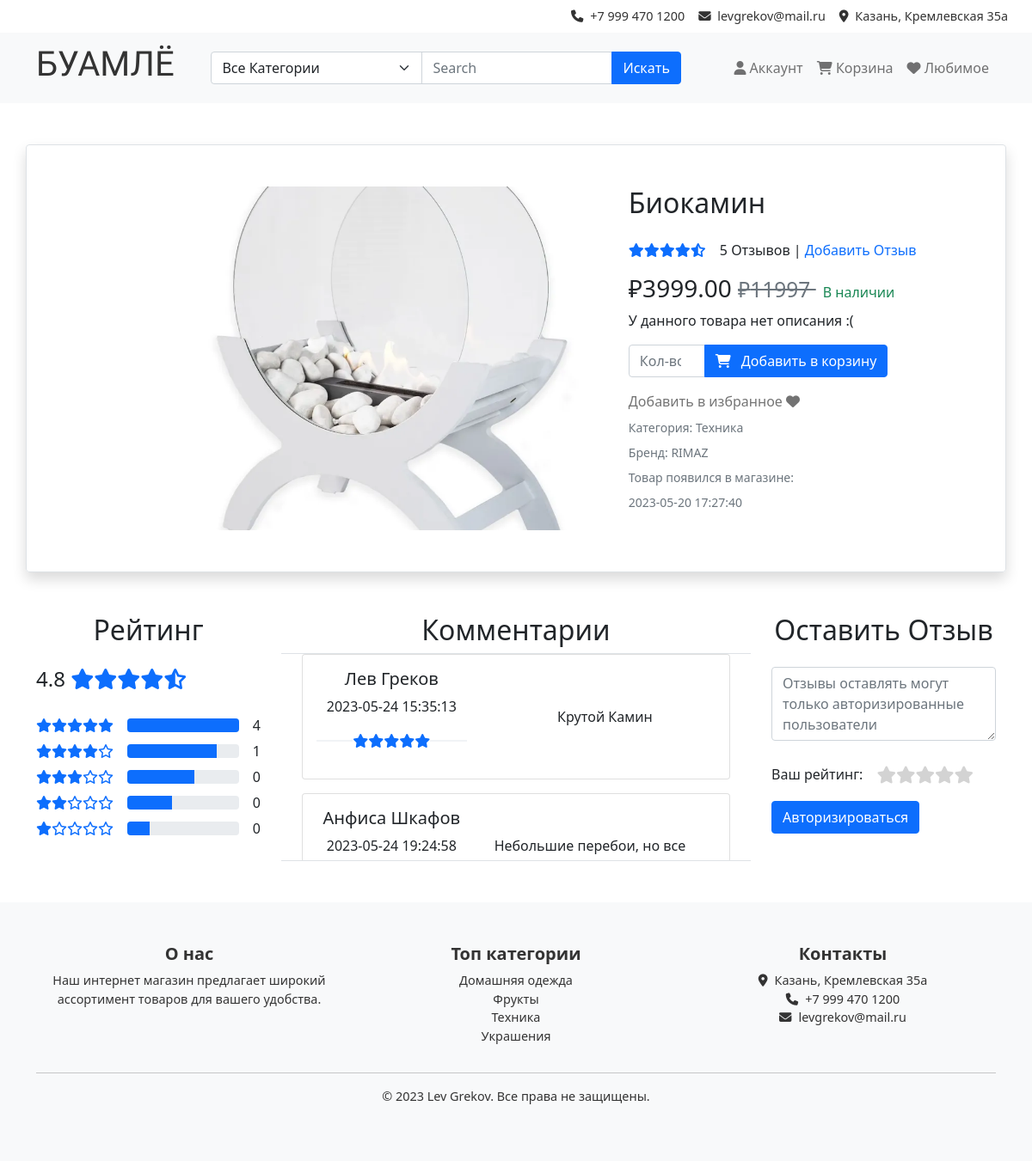
Page /product.php?id=40 on the committed database.
### tables this page shows
CREATE TABLE `product` (
  `id` int UNSIGNED NOT NULL,
  `name` varchar(255) NOT NULL,
  `img` varchar(255) DEFAULT NULL,
  `brand_id` int UNSIGNED DEFAULT NULL,
  `category_id` int UNSIGNED DEFAULT NULL,
  `date_of_add` timestamp NULL DEFAULT CURRENT_TIMESTAMP,
  `current_price` decimal(10,2) UNSIGNED NOT NULL,
  `description` text
);

CREATE TABLE `category` (
  `id` int UNSIGNED NOT NULL,
  `name` varchar(255) NOT NULL
);

CREATE TABLE `brand` (
  `id` int UNSIGNED NOT NULL,
  `name` varchar(255) NOT NULL
);

CREATE TABLE `review` (
  `id` int UNSIGNED NOT NULL,
  `user_id` int UNSIGNED NOT NULL,
  `product_id` int UNSIGNED NOT NULL,
  `rate` int UNSIGNED NOT NULL,
  `text` text,
  `date` timestamp NOT NULL DEFAULT CURRENT_TIMESTAMP
);

CREATE TABLE `user` (
  `id` int UNSIGNED NOT NULL,
  `login` varchar(30) NOT NULL,
  `password` varchar(255) NOT NULL,
  `email` varchar(30) DEFAULT NULL,
  `phone` varchar(30) DEFAULT NULL,
  `first_name` varchar(255) DEFAULT NULL,
  `last_name` varchar(255) DEFAULT NULL,
  `img` varchar(255) DEFAULT NULL,
  `isAdmin` tinyint(1) NOT NULL DEFAULT '0'
);

### common/DBHelper.php (called while the page is built, shortened)
<?php
class DbHelper
{
    private static ?DbHelper $instance = null;
    private $conn;
    public static function getInstance($host = null, $port = null, $user = null, $pass = null): DbHelper
    {
        if (self::$instance === null) self::$instance = new DbHelper($host, $port, $user, $pass);
        return self::$instance;
    }
    private function __construct($host, $port, $user, $pass)
    {
        $this->conn = new mysqli();
        $this->conn->connect(hostname: $host,username: $user,password: $pass,database: self::dbName,port: $port);
    }
    private function _getDataFromDB(string $sql): array{
        $this->conn->begin_transaction();
        $result = $this->conn->query($sql);
        $data = [];
        if ($result && $result->num_rows > 0) {
            while ($row = $result->fetch_assoc()) {
                $data[] = $row;
            }
        }
        $this->conn->commit();
        return $data;
    }
    public function getAllCategories(): array {
        $sql = "SELECT * FROM category";
        $this->conn->begin_transaction();
        $result = $this->conn->query($sql);
        $categories = $result->fetch_all(MYSQLI_ASSOC);
        $this->conn->commit();
        return $categories;
    }
    public function getAllReviewsOnTheProduct($product){
        $sql = "SELECT * FROM review WHERE product_id = ?;";
        $stmt = $this->conn->prepare($sql);
        $stmt->bind_param("i", $product);
        $stmt->execute();
        $result = $stmt->get_result();
        $products = $result->fetch_all(MYSQLI_ASSOC);
        return $products;
    }
    public function getProductByID($id){
        $sql = "SELECT product.*, category.name AS category, brand.name AS brand, AVG(review.rate) AS rating
        FROM product
        LEFT JOIN review ON product.id = review.product_id
        LEFT JOIN category ON product.category_id = category.id
        LEFT JOIN brand ON product.brand_id = brand.id
        WHERE product.id = $id;";
        return $this->_getDataFromDB($sql);
    }
    public function getProductsRatingsGroups($ProudctId,$rate){
        $sql = "SELECT COUNT(*) AS count FROM review WHERE product_id = $ProudctId AND rate = $rate;";
        return $this->_getDataFromDB($sql) ;
    }
    public function getProductsRatings($ProductId) {
        $sql = "SELECT review.*, user.first_name AS firstname, user.last_name AS lastname
                FROM review
                INNER JOIN user ON review.user_id = user.id
                WHERE review.product_id = $ProductId;";
        return $this->_getDataFromDB($sql);
    }
}

### product.php (the view, shortened to what this page needs)
<?php
require_once "common/Page.php";
require_once "common/PhpHelper.php";
class product extends Page
{
    private $product;
    public function __construct() {
        $this->product = $this->dbh->getProductByID($_GET['id'])[0];
    }
    protected function ShowContent(){
        $this->showMainBlock();
        $this->ShowRatingBlock();
    }
    private function ShowRatingBlock(){
        ?>
        <div class="container my-5">
        <div class="row">
            <div class="col-md-3">
            <h2 class="text-center">Рейтинг</h2>
            <div id="rating">
                <h4 class="rating-avg">
                    <span><?php echo number_format(round($this->product['rating'], 1), 1); ?></span>
                    <div class="d-inline-block ml-2">
                    <?php echo RatingBar($this->product['rating']); ?>
                    </div>
                    </h4>
                <ul class="list-unstyled rating">
                    <?php for($i = 5; $i>0;$i--):?>
                    <li class="mb-0  py-0">
                    <div class="d-flex align-items-center" style="height: 30px">
                        <div class="rating-stars me-3">
                        <?php echo RatingBar($i); ?>
                        </div>
                        <div class="progress flex-grow-1 me-3">
                        <div class="progress-bar" role="progressbar" style="width: <?=$i*20?>%;" aria-valuenow="<?=$i*20?>" aria-valuemin="0" aria-valuemax="100"></div>
                        </div>
                        <span class="sum my-0">
                        <?php
                         echo $this->dbh->getProductsRatingsGroups($this->product['id'],$i)[0]['count'];
                         ?>
                         </span>
                    </div>
                    </li>
                    <?php endfor;?>
                </ul>
            </div>
            </div>
            <div class="col-md-6">
            <h2 class="text-center">Комментарии</h2>
<div class="container border-top border-bottom">
  <div class="comment-scroll">
    <?php
    $comments = $this->dbh->getProductsRatings($this->product['id']);
        ?>
        <?php
    for ($i = 0; $i < count($comments); $i++): ?>
        <div class="card mb-3">
            <div class="row g-0">
                <div class="col-md-5">
                    <div class="card-body text-center">
                        <h5 class="card-title"><?php echo $comments[$i]['firstname'] . ' ' . $comments[$i]['lastname']; ?></h5>
                        <p class="card-text"><?php echo $comments[$i]['date']; ?></p>
                        <p class="card-text"><?php echo RatingBar(($comments[$i]['rate'])); ?></p>
                    </div>
                </div>
                <div class="col-md-7">
                    <div class="card-body d-flex justify-content-center align-items-center" style="height: 100%;">
                        <p class="card-text"><?php echo $comments[$i]['text']; ?></p>
                    </div>
                </div>
            </div>
        </div>
    <?php endfor; ?>
  </div>
</div>
            </div>
            <div class="col-md-3">
            <h2 class="text-center">Оставить Отзыв</h2>
            <?php $this->GenerateFormForReview();?>
        </div>
        </div>
        </div>
        <?php
    }
    private function showMainBlock()
    {
        ?>
        <div class="container rounded border shadow mt-5 mb-5">
            <div class = "row my-5">
                <div class = col-md-2>
                </div>
                <div class = col-md-5>
                    <div id="imageContainerProduct" style="width: 100%; height: 25rem; overflow: hidden;">
                    <img src="productImages/<?= $this->product['img'] ?>" onerror="this.onerror=null;this.src='https:via.placeholder.com/250x200';" class="card-img-top" style="width: 100%; height: 100%; object-fit: cover;"  alt="...">
                    </div>
                </div>
                <div class ="col-md-5">
                <div class="product-details">
                    <div class= "container">
                    <h2 class="product-name"><?= $this->product['name'] ?></h2>
                        <div class="d-flex align-items-center">
                        <div class="product-rating me-3">
                            <?php echo RatingBar($this->product['rating']) ?>
                        </div>
                        <a href="#review-form" class="text-reset text-decoration-none">
                             <?= count(($this->dbh->getAllReviewsOnTheProduct($this->product['id']))) ?? "Нет "?> Отзывов | <span class="text-primary"> Добавить Отзыв </span>
                        </a>
                        </div>
                        <h3>
                            ₽<?= $this->product['current_price'] ?>
                            <del class="text-decoration-line-through text-muted small me-2"> ₽<?= $this->product['current_price'] * 3 ?> </del>
                            <span class="text-success fs-6">В наличии</span>
                        </h3>
                        <p>
                        <?php
                         if($this->product['description'] != null){
                            echo $this->product['description'];
                         }
                         else echo "У данного товара нет описания :("
                        ?>
                        </p>
                        <div class = "col-md-9">
                        <?php if(!isset($_SESSION['user'])):?>
                            <div class="input-group mb-3">
                                    <input type="number" class="form-control" min="1" placeholder="Кол-во" aria-label="Количество" aria-describedby="add-to-cart-button" name="quantity">
                                    <a href="autorizationPage.php" class="btn btn-primary">
                                        <i class="fas fa-shopping-cart me-2"></i> Добавить в корзину
                                    </a>
                                </div>
                        <?php endif;?>
                        <div class = "mb-2">
                        <a class="HideBlue" href="">Добавить в избранное <i class="fas fa-heart"></i> </a>
                        </div>
                        <div class="category-brand">
                            <p class="category small text-muted mb-2">Категория: <?=$this->product['category']?></p>
                            <p class="brand small text-muted mb-2">Бренд: <?=$this->product['brand']?></p>
                            <p class="date small text-muted mb-2">Товар появился в магазине:</p>
                            <p class="date small text-muted mb-2"><?=$this->product['date_of_add']?></p>
                        </div>
                        </div>
                    </div>
                </div>
                </div>
            </div>
        </div>
        <?php
    }
    private function GenerateFormForReview(){
            ?>
            <form id="review-form" action="validationForms\additionBDnewElements.php?form=comment" method="post";>
            <div class="form-group my-4">
                <textarea class="form-control" id="comment" name="comment"placeholder="<?php echo isset($_SESSION['user']) ? 'Комментарий' : 'Отзывы оставлять могут только авторизированные пользователи'; ?>" rows="3"></textarea>
            </div>
            <div class="d-flex align-items-center my-3" style="height: 30px">
            <span class="me-3">Ваш рейтинг:</span>
            <div class="rating-area">
                <label for="star-5" title="Оценка «5»"><i class="fas fa-star fa-lg"></i></label>
                <label for="star-4" title="Оценка «4»"><i class="fas fa-star fa-lg"></i></label>
                <label for="star-3" title="Оценка «3»"><i class="fas fa-star fa-lg"></i></label>
                <label for="star-2" title="Оценка «2»"><i class="fas fa-star fa-lg"></i></label>
                <label for="star-1" title="Оценка «1»"><i class="fas fa-star fa-lg"></i></label>
            </div>
            </div>
            <?php
             if(!isset($_SESSION['user'])){
                echo '<a href="account.php" class="btn btn-primary">Авторизироваться</a>';
             }
            ?>
            </form>
            <?php
        }
    }
(new product())->showPage();

### common/PhpHelper.php (shortened to what this page needs)
<?php
require_once "DbHelper.php";
    function RatingBar($rating) {
        $html = '<div class="product-rating my-3">';
        $html .= '<div class=" starholder">';
        if($rating == null)
        {
            for($i =0; $i<5;$i++){
                $html .= '<i class="fa-regular fa-star text-secondary"></i>';
            }
        }
        else{
            $fullStars = floor($rating);
            $halfStars = round($rating - $fullStars, 1) >= 0.5 ? 1 : 0;
            $emptyStars = 5 - $fullStars - $halfStars;
            for ($i = 0; $i < $fullStars; $i++) {
            $html .= '<i class="fa-solid fa-star text-primary"></i>';
            }
            if ($halfStars > 0) {
            $html .= '<i class="fa-solid fa-star-half-stroke text-primary"></i>';
            }
            for ($i = 0; $i < $emptyStars; $i++) {
            $html .= '<i class="fa-regular fa-star text-primary"></i>';
            }
        }
        $html .= '</div>';
        $html .= '</div>';
        return $html;
    }
        ?>

### css/style.css (style rules this page uses)
.product-rating { position: relative; }
.product-rating:after { content: ""; position: absolute; top: 50%; left: 0; right: 0; -webkit-transform: translateY(-50%); -ms-transform: translateY(-50%); transform: translateY(-50%); height: 1px; background-color: #E4E7ED; z-index: 1; }
.starholder { position: relative; background: #FFF; z-index: 2; display: inline-block; }
.HideBlue { color: rgba(0, 0, 0, 0.55); text-decoration: none; transition: all 0.3s ease; }
.rating-area { overflow: hidden; }
.rating-area:not(:checked) > label { float: right; width: auto; padding: 0; cursor: pointer; font-size: auto; line-height: auto; color: lightgrey; }
.comment-scroll { height: 15rem; overflow-y: auto; }

### rows in the picture
product: img (picture), name "Биокамин", current_price "3999.00", $this->product['current_price']*3 "11997", category.name "Техника", brand.name "RIMAZ", date_of_add "2023-05-20 17:27:40"
review: user.first_name "Лев", user.last_name "Греков", date "2023-05-24 15:35:13", rate 5 (drawn), text "Крутой Камин"
review: user.first_name "Анфиса", user.last_name "Шкафов", date "2023-05-24 19:24:58", text "Небольшие перебои, но все…"

### other values in the picture
count(($this->dbh->getAllReviewsOnTheProduct($this->product['id']))) "5"
$this->product['rating'] "4.8"
$topCategories[$i]['name'] "Домашняя одежда"
$topCategories[$i]['name'] "Фрукты"
$topCategories[$i]['name'] "Техника"
$topCategories[$i]['name'] "Украшения"
